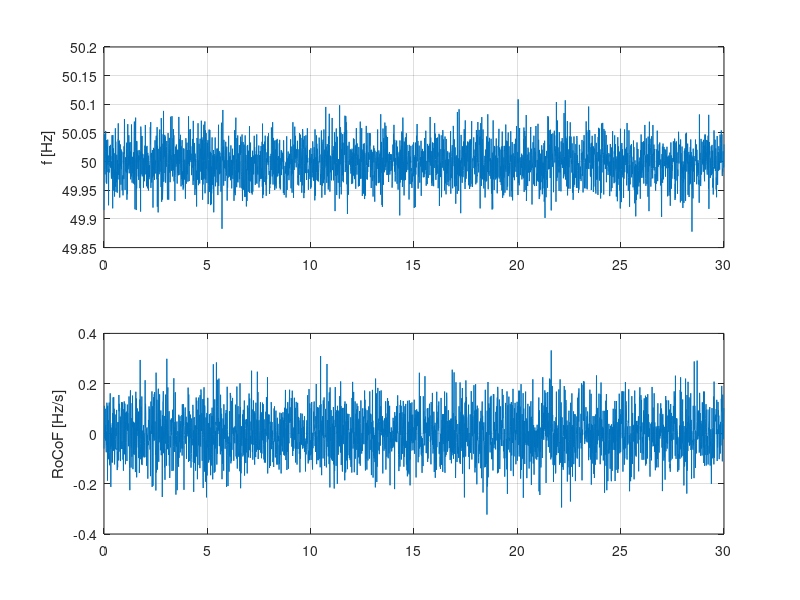

Write MATLAB code to recreate this figure. (Note: this script raises an error after producing the figure.)
% Script to generate different frequency signals for the use of the PFC
% DLL.
clear;close all;clc;
%% Preprocessing

% params
Tmax = 30; % [s]
dt = 0.01; % [s]
f0 = 50; % [Hz] grid frequency

% noise parameters
P_noise     = 1e-3;
% triangle parameters
shape = 1/2; % 1/2 = triangle
amplitude = 0.2; 

% generate base signal
t = 0:dt:Tmax;

% select signal type
SignalType = "noisy"; % possible: triangle, noisy
AvgWindow  = 50;

switch SignalType
    case "noisy"
        f_constant = ones(1,length(t))*f0;
        % add noise
        rng(1); % initialize random number generator to get the same results every time
        noise = sqrt(P_noise) * randn(size(t));
        f_noisy = f_constant + noise;
        f = f_noisy;
        RoCoF = diff(movmean(f,AvgWindow))./dt;
    case "triangle"
        f = sawtooth(t,shape)*amplitude + f0;
        RoCoF = diff(f)./dt;
    otherwise
        error("No case with this name")
end

% Plot signal
figure("Name","FrequencySignalGeneration")
subplot(211)
hold on; grid on; box on
plot(t,f);
ylabel("f [Hz]")

subplot(212)
hold on; grid on; box on
plot(t(1:end-1),RoCoF);
ylabel("RoCoF [Hz/s]")

% Frequency Statistics
fprintf("min. f: %.2f Hz\n",min(f));
fprintf("max. f: %.2f Hz\n",max(f));
fprintf("max. abs. RoCoF: %.2f Hz/s\n",max(abs(RoCoF)));

%% Generate csv file
% frequency
m = [t;f]';
writematrix(m,"FrequencySignal.csv");
